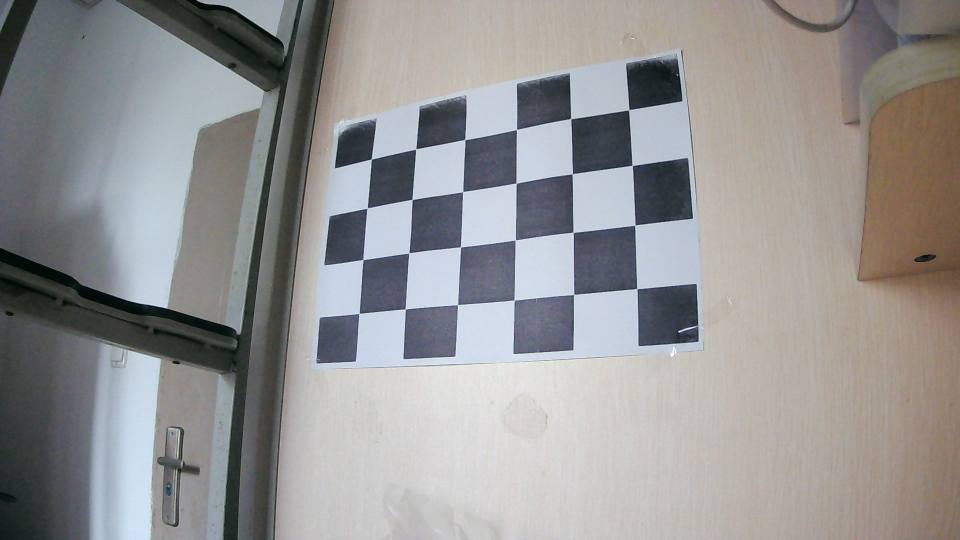
#> input picture first_work/pictures/WIN_20211006_13_51_31_Pro.jpg, 1920 x 1080 px (shown at 1/2 size); its folder holds 5 pictures in this run
$ python main.py
#> lines starting #> are read from the running program, lines starting #| are printed output that depends on the picture; after the words box and inside, x2 and y2 are one past the last pixel; in counts of white or black regions, pixels touching at a corner belong together
import cv2
import numpy as np
import glob

# 找棋盘格角点
# 阈值
criteria = (cv2.TERM_CRITERIA_EPS + cv2.TERM_CRITERIA_MAX_ITER, 30, 0.001)
#棋盘格模板规格
w = 6
h = 4
# 世界坐标系中的棋盘格点,例如(0,0,0), (1,0,0), (2,0,0) ....,(8,5,0)，去掉Z坐标，记为二维矩阵
objp = np.zeros((w*h,3), np.float32)

objp[:,:2] = np.mgrid[0:w,0:h].T.reshape(-1,2)
# 储存棋盘格角点的世界坐标和图像坐标对
objpoints = [] # 在世界坐标系中的三维点
imgpoints = [] # 在图像平面的二维点

images = glob.glob('../pictures/*.jpg')

for fname in images:
    img = cv2.imread(fname)
#> img is the input picture: shape (1080, 1920, 3); mean B, G, R 147, 147.3, 148.2
    gray = cv2.cvtColor(img,cv2.COLOR_BGR2GRAY)
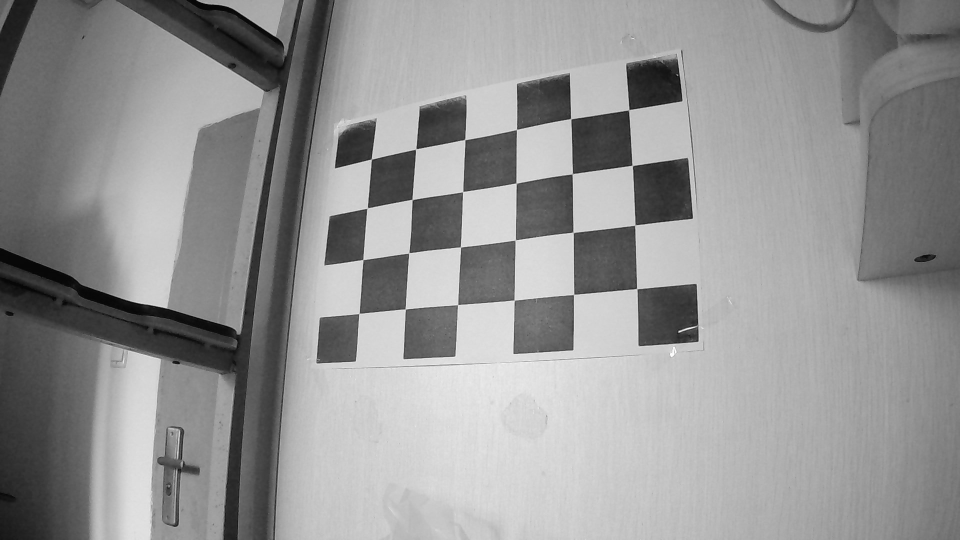
#> gray: shape (1080, 1920) (shown at 1/2 size); min 2, max 255, mean 147.5
    # 找到棋盘格角点
    ret, corners = cv2.findChessboardCorners(gray, (w,h),None)
#> ret = True; corners = 24 rows, first 8: [743, 318.5], [832.6, 297.8], [929.8, 279.4], [1033.6, 259], [1141.8, 237.7], [1258.3, 219.8], [734.5, 417.2], [824.6, 399.4]
    # 如果找到足够点对，将其存储起来
    if ret == True:
        cv2.cornerSubPix(gray,corners,(11,11),(-1,-1),criteria)
        objpoints.append(objp)
        imgpoints.append(corners)
        # 将角点在图像上显示
        cv2.drawChessboardCorners(img, (w,h), corners, ret)
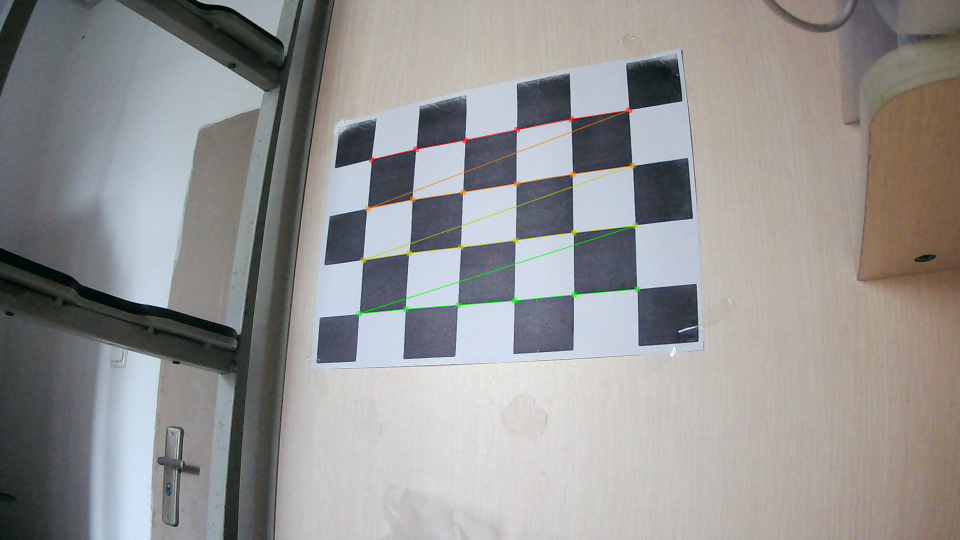
#> img: shape (1080, 1920, 3) (shown at 1/2 size); 0.64% of pixels changed, all inside (x1, y1, x2, y2) = (712, 214, 1281, 634)
        cv2.imshow('findCorners',img)
        cv2.waitKey(1000)
#> pass 2 of the loop `for fname in images:`:
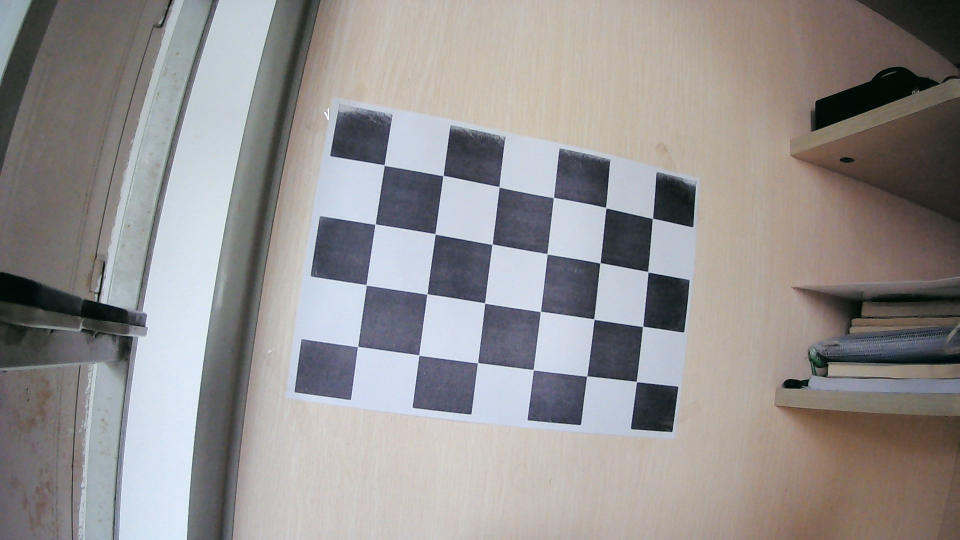
#> input picture first_work/pictures/WIN_20211006_15_02_33_Pro.jpg, 1920 x 1080 px (shown at 1/2 size)
#> img is the input picture: shape (1080, 1920, 3); mean B, G, R 144.1, 144.7, 147.7
#> `gray = cv2.cvtColor(img,cv2.COLOR_BGR2GRAY)`:
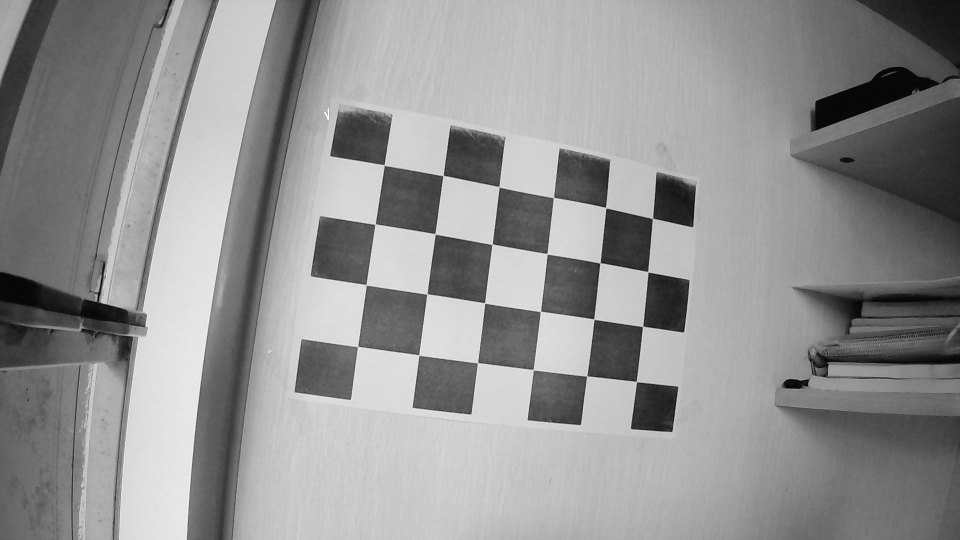
#> gray: shape (1080, 1920) (shown at 1/2 size); min 0, max 255, mean 145.5
#> corners = 24 rows, first 8: [775, 338], [887.3, 350.6], [997.9, 372.9], [1107.4, 395.3], [1211.8, 415.7], [1300, 441], [751.5, 447.7], [870.6, 468.2]
#> `cv2.drawChessboardCorners(img, (w,h), corners, ret)`:
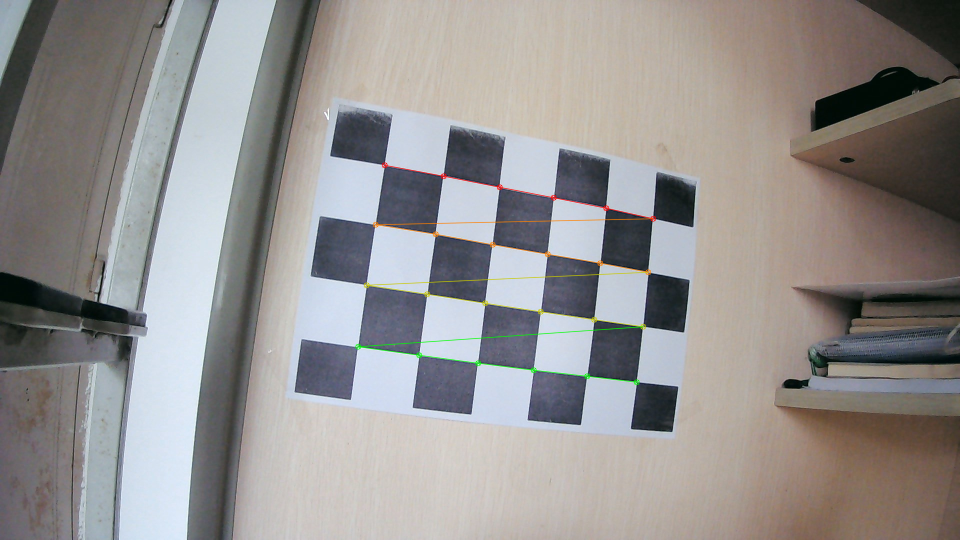
#> img: shape (1080, 1920, 3) (shown at 1/2 size); 0.66% of pixels changed, all inside (x1, y1, x2, y2) = (710, 324, 1313, 771)
#> pass 3 of the loop `for fname in images:`:
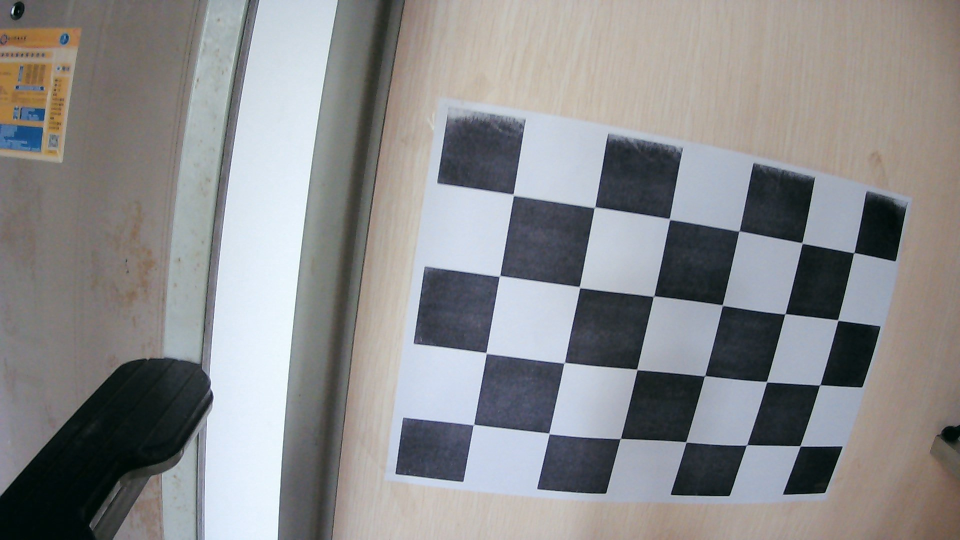
#> input picture first_work/pictures/WIN_20211006_15_02_37_Pro.jpg, 1920 x 1080 px (shown at 1/2 size)
#> img is the input picture: shape (1080, 1920, 3); mean B, G, R 140.1, 138.9, 138.8
#> `gray = cv2.cvtColor(img,cv2.COLOR_BGR2GRAY)`:
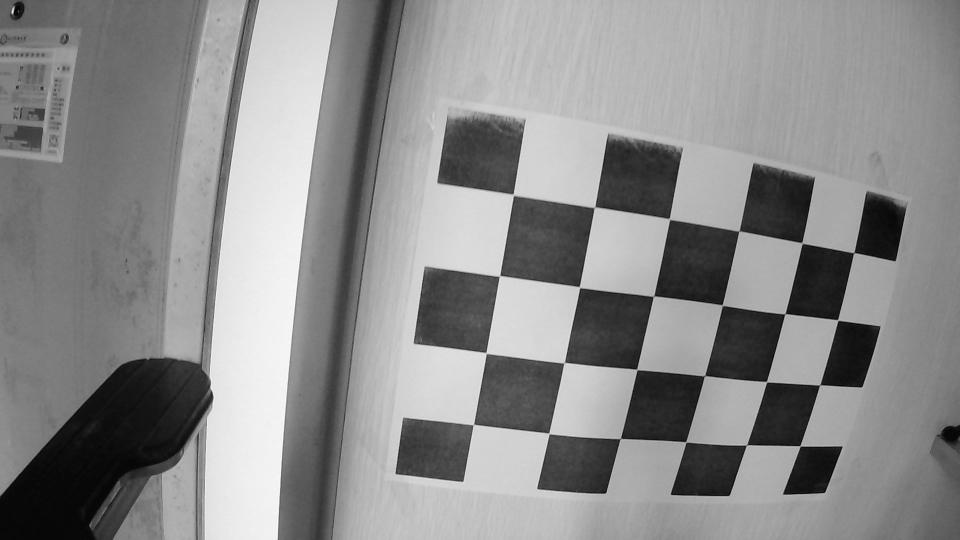
#> gray: shape (1080, 1920) (shown at 1/2 size); min 2, max 253, mean 139
#> corners = 24 rows, first 8: [1026.5, 394.7], [1190.8, 414.5], [1340, 438], [1477.5, 461.7], [1604, 486.5], [1708.5, 506.1], [1000.7, 551.3], [1160.3, 576.4]
#> `cv2.drawChessboardCorners(img, (w,h), corners, ret)`:
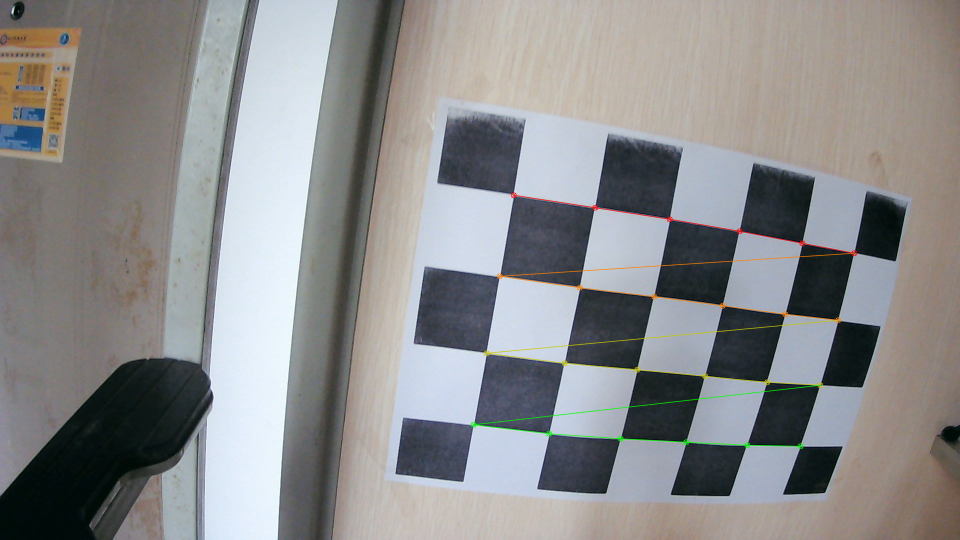
#> img: shape (1080, 1920, 3) (shown at 1/2 size); 0.79% of pixels changed, all inside (x1, y1, x2, y2) = (941, 384, 1715, 899)
#> the loop made 5 passes; the first 3 are shown
cv2.destroyAllWindows()

ret, mtx, dist, rvecs, tvecs = cv2.calibrateCamera(objpoints, imgpoints, gray.shape, None, None)
print (("ret:"),ret)
print (("mtx:\n"),mtx)        # 内参数矩阵
print (("dist:\n"),dist)      # 畸变系数   distortion cofficients = (k_1,k_2,p_1,p_2,k_3)
print (("rvecs:\n"),rvecs)    # 旋转向量  # 外参数
print (("tvecs:\n"),tvecs)    # 平移向量  # 外参数
# 去畸变
img2 = cv2.imread('../pictures/WIN_20211006_15_57_59_Pro.jpg')
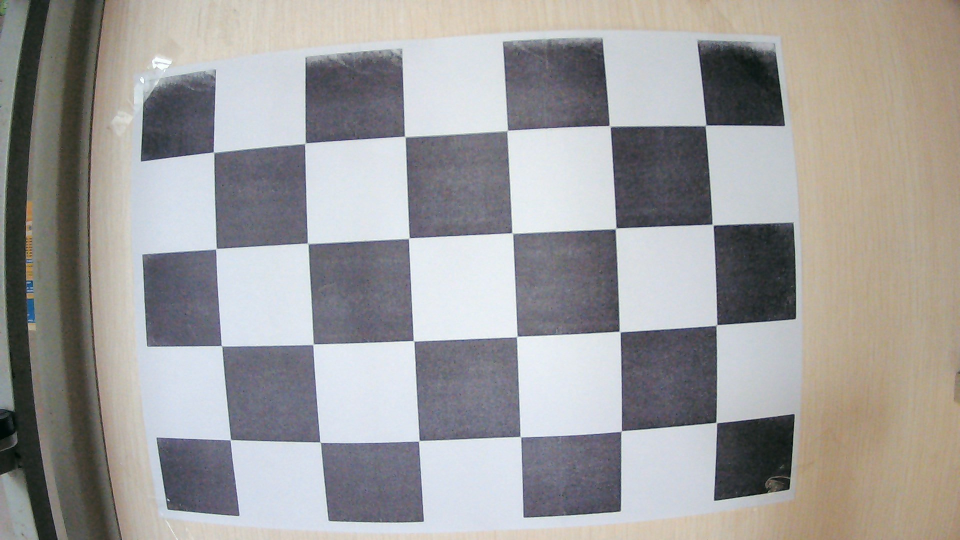
#> input picture first_work/pictures/WIN_20211006_15_57_59_Pro.jpg, 1920 x 1080 px (shown at 1/2 size)
#> img2 is the input picture: shape (1080, 1920, 3); mean B, G, R 155.7, 156.4, 158.1
h,w = 1080,1920
newcameramtx, roi=cv2.getOptimalNewCameraMatrix(mtx,dist,(w,h),0,(w,h)) # 自由比例参数
dst = cv2.undistort(img2, mtx, dist, None, newcameramtx)
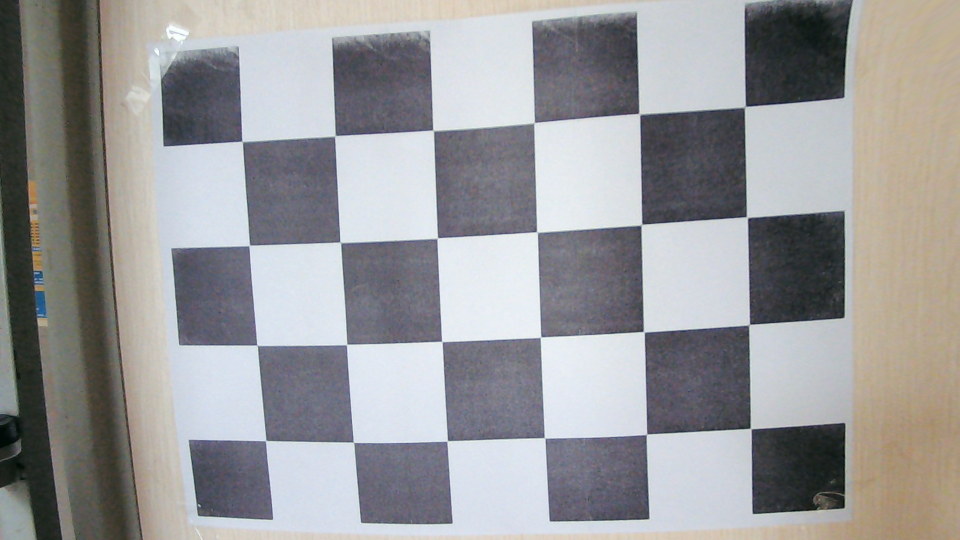
#> dst: shape (1080, 1920, 3) (shown at 1/2 size); mean B, G, R 154, 152.6, 152.7
# 根据前面ROI区域裁剪图片
x,y,w,h = roi
dst = dst[y:y+h, x:x+w]
#> dst: shape (1079, 1919, 3)
cv2.imwrite('calibresult.jpg',dst)

# 反投影误差
total_error = 0
for i in range(len(objpoints)):
    imgpoints2, _ = cv2.projectPoints(objpoints[i], rvecs[i], tvecs[i], mtx, dist)
    error = cv2.norm(imgpoints[i],imgpoints2, cv2.NORM_L2)/len(imgpoints2)
    total_error += error
print (("total error: "), total_error/len(objpoints))
